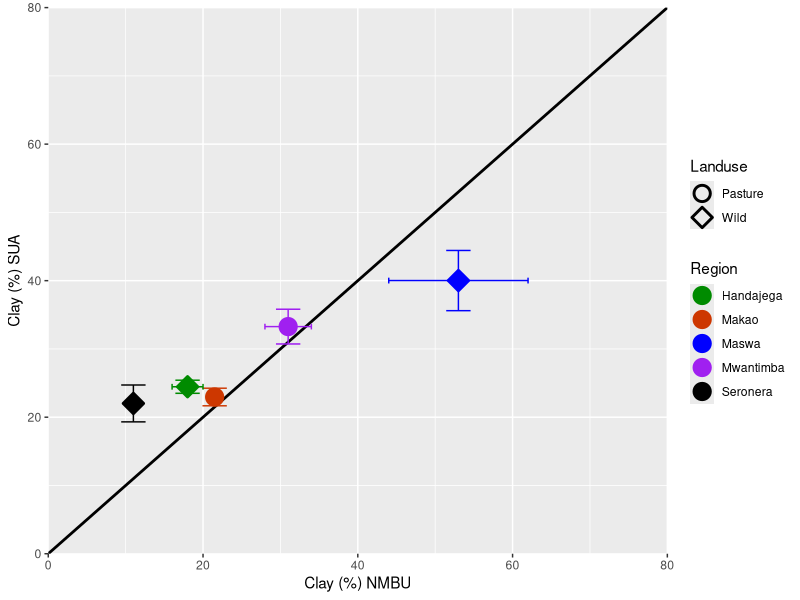
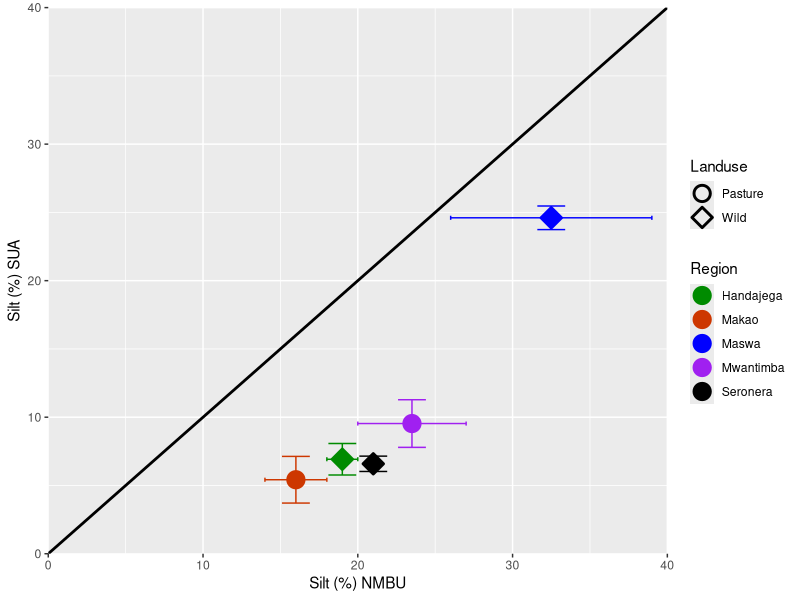
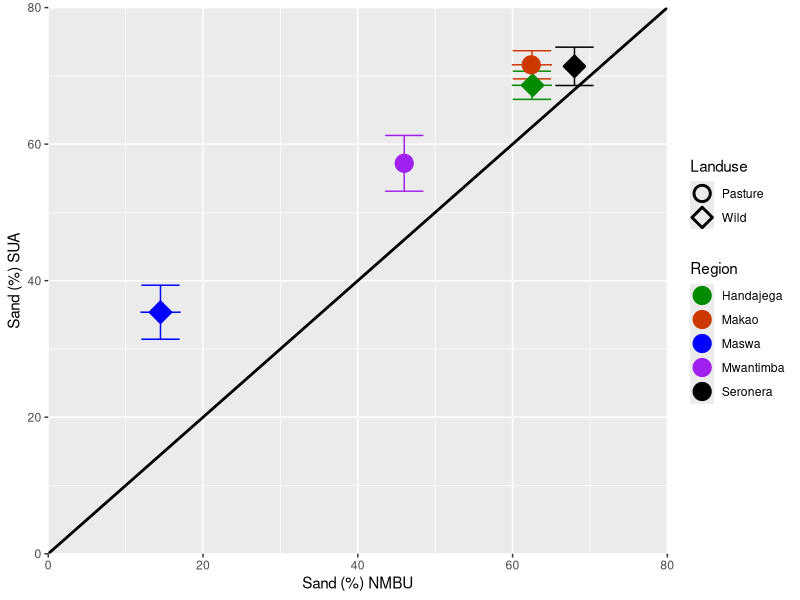

The R source for these figures, in order:
rm(list=ls())
library(ggplot2)
#Soil texture exploration-Anders MSc

#Comparing vilde and Anders soil texture data####
##Anders soil####
SoiltextA<-read.csv("Termites/Soil data/Soil_texture.csv", sep=';',dec='.')
SoiltextA$Landuse<-replace(SoiltextA$Landuse, SoiltextA$Landuse=="Common Garden", "Wild")
head(SoiltextA)
SoiltextA<- SoiltextA[c(1,3,5,7:9)]
colnames(SoiltextA)<-c("Region","Landuse","Block","Clay.per","Silt.per","Sand.per")
head(SoiltextA)
se <- function(x) sqrt(var(x,na.rm=TRUE)/length(na.omit(x)))# Function for Standard Error

Clay<-aggregate(Clay.per~Region+Landuse,SoiltextA,mean)
Clay.se<-aggregate(Clay.per~Region+Landuse,SoiltextA,se)

Silt<-aggregate(Silt.per~Region+Landuse,SoiltextA,mean)
Silt.se<-aggregate(Silt.per~Region+Landuse,SoiltextA,se)

Sand<-aggregate(Sand.per~Region+Landuse,SoiltextA,mean)
Sand.se<-aggregate(Sand.per~Region+Landuse,SoiltextA,se)


SoiltextA.Summary<-cbind(Clay[c(1:3)],Clay.se[3],Silt[3],Silt.se[3],Sand[3],Sand.se[3])

colnames(SoiltextA.Summary)<-c("Region","Landuse","AClay","AClay.se","ASilt","ASilt.se","ASand","ASand.se")
head(SoiltextA.Summary)
SoiltextA.Summary$Who <- SoiltextA.Summary$AWho
SoiltextA.Summary$AWho<-"SUA"
head(SoiltextA.Summary)
SoiltextA.Summary<- SoiltextA.Summary[SoiltextA.Summary$Landuse!="Agriculture",]
SoiltextA.Summary[2,"Landuse"]
SoiltextA.Summary$Landuse <- gsub("Common Garden", "Wild",SoiltextA.Summary$Landuse)

#Vilde soil####
SoiltextV<-read.csv("Ecosystem carbon/Soil.data/Soil.texture.csv", head = TRUE)
head(SoiltextV)
SoiltextV<-SoiltextV[SoiltextV$Horizon=="A-hor",]
SoiltextV<-SoiltextV[c(3,5,8:11)]
colnames(SoiltextV)<-c("Region","Block","Landuse","Clay.per","Silt.per","Sand.per")
head(SoiltextV)
se <- function(x) sqrt(var(x,na.rm=TRUE)/length(na.omit(x)))# Function for Standard Error

Clay<-aggregate(Clay.per~Region+Landuse,SoiltextV,mean)
Clay.se<-aggregate(Clay.per~Region+Landuse,SoiltextV,se)

Silt<-aggregate(Silt.per~Region+Landuse,SoiltextV,mean)
Silt.se<-aggregate(Silt.per~Region+Landuse,SoiltextV,se)

Sand<-aggregate(Sand.per~Region+Landuse,SoiltextV,mean)
Sand.se<-aggregate(Sand.per~Region+Landuse,SoiltextV,se)


SoiltextV.Summary<-cbind(Clay[c(1:3)],Clay.se[3],Silt[3],Silt.se[3],Sand[3],Sand.se[3])

colnames(SoiltextV.Summary)<-c("Region","Landuse","VClay","VClay.se","VSilt","VSilt.se","VSand","VSand.se")
head(SoiltextV.Summary)
SoiltextV.Summary$Who<-SoiltextV.Summary$VWho
SoiltextV.Summary$VWho<-"NMBU"
SoiltextV.Summary<-SoiltextV.Summary[SoiltextV.Summary$Region!="Ikorongo",]
SoiltextV.Summary<-SoiltextV.Summary[SoiltextV.Summary$Region!="Park Nyigoti",]

#Plotting the soil texture for comparison####
SoiltextAV<-merge(SoiltextA.Summary,SoiltextV.Summary)

names(SoiltextAV)

Clayplot <- ggplot(SoiltextAV, aes(x=VClay, y=AClay, shape=Landuse,fill=Region,color=Region))+
  geom_abline(slope=1, intercept=0, size =.95) + 
  geom_errorbar(aes(ymin = AClay-AClay.se,ymax =  AClay+AClay.se),show.legend=F) + 
  geom_errorbarh(aes(xmin = VClay-VClay.se, xmax =  VClay+VClay.se),show.legend=F) +
  geom_point(size=4.5,stroke=1.5,position=position_dodge(width=.35), show.legend=T) +
  scale_fill_manual(values=c("green4","orangered3","Blue","Purple","Black")) +
  scale_color_manual(values=c("green4","orangered3","Blue","Purple","Black")) +
  #scale_fill_manual(values=c("green4","orangered3","white","white"))+
  scale_shape_manual(values=c(21,23,24,22)) + 
  #guides(fill = guide_legend(override.aes=list(shape=25, color=c("green4","orangered3","green4","orangered3"))),color=F)+
  scale_x_continuous(limits = c(0,80), expand = c(0,0),breaks = c(0,20,40,60,80), labels = c(0,20,40,60,80))+
  scale_y_continuous(limits = c(0,80), expand = c(0,0),breaks = c(0,20,40,60,80), labels = c(0,20,40,60,80))+
  xlab("Clay (%) NMBU") +  ylab("Clay (%) SUA")
    
Clayplot

ggsave("Termites/Soil data/ClayP.png",
       width= 25, height = 15,units ="cm",bg ="transparent",
       dpi = 600, limitsize = TRUE)

Siltplot <-ggplot(SoiltextAV, aes(x=VSilt, y=ASilt, shape=Landuse,fill=Region,color=Region))+
  geom_abline(slope=1, intercept=0, size =.95) + 
  geom_errorbar(aes(ymin = ASilt-ASilt.se,ymax =  ASilt+ASilt.se),show.legend=F) + 
  geom_errorbarh(aes(xmin = VSilt-VSilt.se, xmax =  VSilt+VSilt.se),show.legend=F) +
  geom_point(size=4.5,stroke=1.5,position=position_dodge(width=.35), show.legend=T) +
  scale_fill_manual(values=c("green4","orangered3","Blue","Purple","Black")) +
  scale_color_manual(values=c("green4","orangered3","Blue","Purple","Black")) +
  #scale_fill_manual(values=c("green4","orangered3","white","white"))+
  scale_shape_manual(values=c(21,23,24,22)) + 
  #guides(fill = guide_legend(override.aes=list(shape=25, color=c("green4","orangered3","green4","orangered3"))),color=F)+
  scale_x_continuous(limits = c(0,40), expand = c(0,0),breaks = c(0,10,20,30,40), labels = c(0,10,20,30,40))+
  scale_y_continuous(limits = c(0,40), expand = c(0,0),breaks = c(0,10,20,30,40), labels = c(0,10,20,30,40))+
  xlab("Silt (%) NMBU") +  ylab("Silt (%) SUA")

Siltplot

ggsave("Termites/Soil data/SiltP.png",
       width= 25, height = 15,units ="cm",bg ="transparent",
       dpi = 600, limitsize = TRUE)

Sandplot <-ggplot(SoiltextAV, aes(x=VSand, y=ASand, shape=Landuse,fill=Region,color=Region))+
  geom_abline(slope=1, intercept=0, size =.95) + 
  geom_errorbar(aes(ymin = ASand-ASand.se,ymax =  ASand+ASand.se),show.legend=F) + 
  geom_errorbarh(aes(xmin = VSand-VSand.se, xmax =  VSand+VSand.se),show.legend=F) +
  geom_point(size=4.5,stroke=1.5,position=position_dodge(width=.35), show.legend=T) +
  scale_fill_manual(values=c("green4","orangered3","Blue","Purple","Black")) +
  scale_color_manual(values=c("green4","orangered3","Blue","Purple","Black")) +
  #scale_fill_manual(values=c("green4","orangered3","white","white"))+
  scale_shape_manual(values=c(21,23,24,22)) + 
  #guides(fill = guide_legend(override.aes=list(shape=25, color=c("green4","orangered3","green4","orangered3"))),color=F)+
  scale_x_continuous(limits = c(0,80), expand = c(0,0),breaks = c(0,20,40,60,80), labels = c(0,20,40,60,80))+
  scale_y_continuous(limits = c(0,80), expand = c(0,0),breaks = c(0,20,40,60,80), labels = c(0,20,40,60,80))+
  xlab("Sand (%) NMBU") +  ylab("Sand (%) SUA")

Sandplot

ggsave("Termites/Soil data/SandP.png",
       width= 25, height = 15,units ="cm",bg ="transparent",
       dpi = 600, limitsize = TRUE)
